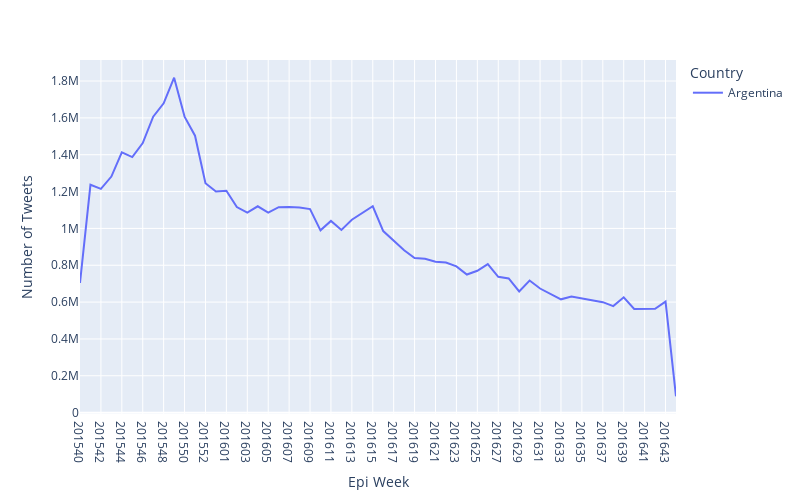

This figure's notebook cell:
### Code cell
# Argentina over Epi Weeks - tweets

from itertools import product
import matplotlib.pyplot as plt

#top_20 = common_countries.reset_index().rename({"country":"counts",
#                                                "index":"country"},axis=1).loc[0:6,"country"].tolist()
#df.place_country.value_counts().rename_axis('unique_values').reset_index(name='counts')
#top_20 = top_20.loc[,0:20]
#top_20 = top_20.loc[0:20, "unique_values"].tolist()
#top_20

import plotly.express as px

loc_p = df[((df.place_country == "Argentina"))]
loc_p = loc_p.groupby(['place_country', "epi_week"])["id"].count().reset_index(name='counts')
loc_p = loc_p.sort_values(["epi_week"], ascending=True).reset_index(drop=True)

loc_temp = pd.DataFrame(list(product(loc_p.place_country.unique(), loc_p.epi_week.unique())), columns=['place_country', 'epi_week'])
loc_temp["counts"] = 0

loc_p = pd.concat([loc_p, loc_temp]).drop_duplicates(["place_country", "epi_week"])#, ignore_index=True)
loc_p = loc_p.sort_values(["epi_week"], ascending=True)

#only_loc_p = df_loc[df_loc.place_country.isin(top_20)]
#only_loc_p = only_loc_p.groupby(['place_country', "epi_week"])["id"].count().reset_index(name='counts')
# plot pie chart

fig = px.line(loc_p, x="epi_week", y="counts", color="place_country",
                 labels={
                     "epi_week": "Epi Week",
                     "counts": "Number of Tweets",
                     "place_country": "Country"},
             width=800,
             height=500)

fig.write_image("geotagged_tweets_argentina_epi_week.png")
fig.write_html("html/geotagged_tweets_argentina_epi_week.html")
fig.show()

### Figure 1 — Plotly figure (JSON) as saved in the notebook; plotly's stock layout.template omitted (floating-point values rounded to 4 significant figures)
{"data": [{"hovertemplate": "Country=Argentina<br>Epi Week=%{x}<br>Number of Tweets=%{y}<extra></extra>", "legendgroup": "Argentina", "line": {"color": "#636efa", "dash": "solid"}, "marker": {"symbol": "circle"}, "mode": "lines", "name": "Argentina", "orientation": "v", "showlegend": true, "type": "scatter", "x": ["201540", "201541", "201542", "201543", "201544", "201545", "201546", "201547", "201548", "201549", "201550", "201551", "201552", "201553", "201601", "201602", "201603", "201604", "201605", "201606", "201607", "201608", "201609", "201610", "201611", "201612", "201613", "201614", "201615", "201616", "201617", "201618", "201619", "201620", "201621", "201622", "201623", "201624", "201625", "201626", "201627", "201628", "201629", "201630", "201631", "201632", "201633", "201634", "201635", "201636", "201637", "201638", "201639", "201640", "201641", "201642", "201643", "201644"], "xaxis": "x", "y": [704334, 1236831, 1214797, 1281472, 1413248, 1387138, 1463404, 1606121, 1679282, 1818099, 1606759, 1503336, 1244946, 1199988, 1204249, 1116176, 1085526, 1120077, 1085592, 1115036, 1116819, 1113276, 1104638, 989512, 1040655, 991385, 1046917, 1084139, 1120184, 985352, 932911, 881180, 839070, 835469, 819160, 814485, 793630, 749757, 770103, 806574, 737504, 728348, 658145, 717310, 673719, 643594, 614972, 630267, 620629, 611403, 599730, 578418, 625790, 563140, 563889, 564082, 602544, 88627], "yaxis": "y"}], "layout": {"height": 500, "legend": {"title": {"text": "Country"}, "tracegroupgap": 0}, "margin": {"t": 60}, "width": 800, "xaxis": {"anchor": "y", "autorange": true, "domain": [0, 1], "range": [0, 57], "title": {"text": "Epi Week"}, "type": "category"}, "yaxis": {"anchor": "x", "autorange": true, "domain": [0, 1], "range": [-7455.0, 1914000.0], "title": {"text": "Number of Tweets"}, "type": "linear"}}}
